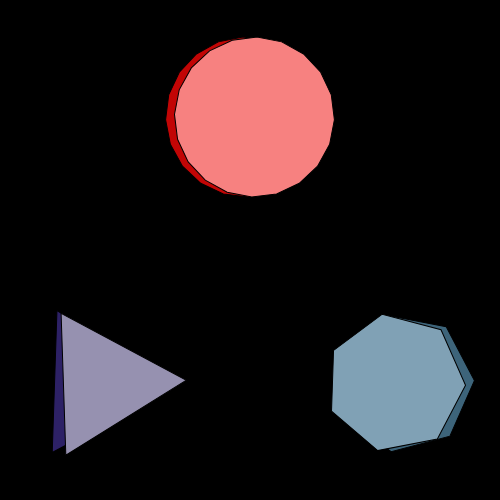
Frame 1 (no input)
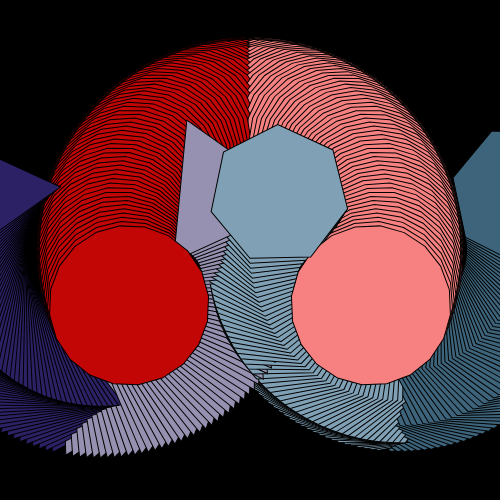
Frame 60 (no input)
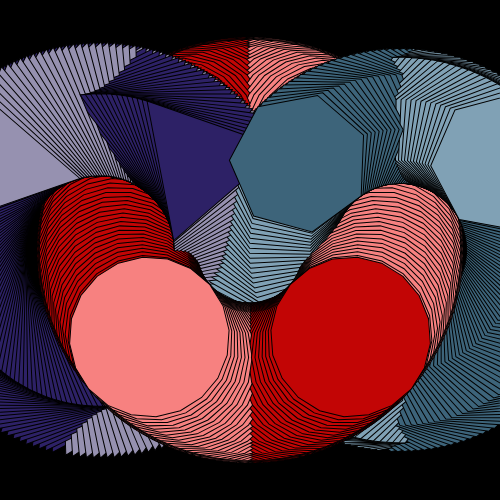
Frame 120 (the mouse pressed at the canvas centre since frame 60)

The p5.js sketch that drew these frames (run headless with seeded random() and noise() and a simulated clock; from frame 60 on, the mouse is pressed at the canvas centre):

// p5.js sketch
// ── sketch.js
//The Circular Vivid Polygons , Farah Razak_209027586_Digital Arts_CO1110_Portfolio_Patch1
// Year 2021

// This is my first visual animation design. They are consisted of three dintintive polygon shapes, where in total there are six of them - moving clockwise and anti-clockwise - meaning the each same shape is moving against eachother so each could form it's own cut when intersects each other. Starting from the first shape (left), which is a triangle, in the middle is a 20 sides polygon and the right ones is a Heptagon. Deciding which color scheme to use is challenging, where they need to contrast each other as well as with the background, making them appear slight 3D, stand out and avoid the ordinary colors. As a result, purple, red and grayish blue were chosen. Where the brightest color, red, being in the middle as the spotlight while the purple and grayish blue to be surrounding the red. I also have chosen two color shades of the same color for each shape so they have this nice fading transition between dark and pastel, showcasing the warmth of the colors overall. I named this design "The Circular Vivid Polygons" because the strong "vivid" coloured "polygons" are moving "circularly".

//References:
//P5js.org. n.d. examples | p5.js. [online] Available at: <https://p5js.org/examples/form-regular-polygon.html>.

function setup(){ // sets up the artwork
  createCanvas(500, 500); // creates a square canvas of resolution 720 pixels
  background(0,0,0); //setting the canvas background color as black so the animation contrast well and appearing slight 3D
}

function draw(){ // draws the artwork

//drawing first polygon
  push();
  translate(width * 0.2, height * 0.5);
  rotate(frameCount / 30.0); //i set the framecount as 100 for each shape so they rotate evenly without clashing eachother
  let c = color(45, 33, 102); //make the shape color purple
  fill(c); //teling object c (polygon) to fill in the color
  polygon(0, 133, 82, 3); //(x,y,radius,npoints)
  pop(); //appear

//drawing second polygon
  push();
  translate(width * 0.2, height * 0.5);
  rotate(frameCount / -30.0); //i set the framecount as 100 for each shape so they rotate evenly without clashing eachother
  c = color(150, 145, 176); //make the shape color pastel purple
  fill(c); //teling object c (polygon) to fill in the color
  polygon(0, 133, 82, 3); //(x,y,radius,npoints)
  pop(); //appear



//drawing third polygon
  push();
  translate(width * 0.5, height * 0.5);
  rotate(frameCount / -30.0); //i set this one -100 so it goes anti-clockwise
  c = color(194, 5, 5); //make the shape color blue
  fill(c); //teling object c (polygon) to fill in the color
  polygon(0, -133, 80, 20); //(x,y,radius,npoints)
  pop(); //appear

//drawing the fourth polygon
  push();
  translate(width * 0.5, height * 0.5);
  rotate(frameCount / 30.0); //i set the speed same as the first shape so both rotate evenly and at the same time
  c = color(247, 129, 128); //make the color pastel blue
  fill(c); //teling object c (polygon) to fill in the color
  polygon(0, -133, 80, 20); //(x,y,radius,npoints)
  pop(); //appear


//drawing fifth polygon
  push();
  translate(width * 0.8, height * 0.5);
  rotate(frameCount / -30.0); //i set the speed same as the first shape so both rotate evenly and at the same time
  c = color(61, 100, 122); //make the color pink
  fill(c); //teling object c (polygon) to fill in the color
  polygon(0, 133, 70, 7); //(x,y,radius,npoints)
  pop(); //appear

//drawing the sixth polygon
  push();
  translate(width * 0.8, height * 0.5);
  rotate(frameCount / 30.0); //i set the speed same as the first shape so both rotate evenly and at the same time
  c = color(128, 161, 181); //make the color pastel pink
  fill(c); //teling object c (polygon) to fill in the color
  polygon(0, 133, 70, 7); //(x,y,radius,npoints)
  pop(); //appear

}


  function polygon(x, y, radius, npoints) {
    let angle = TWO_PI / npoints;
    beginShape();
    for (let a = 0; a < TWO_PI; a += angle) {
      let sx = x + cos(a) * radius;
      let sy = y + sin(a) * radius;
      vertex(sx, sy);
    }
    endShape(CLOSE);

}
